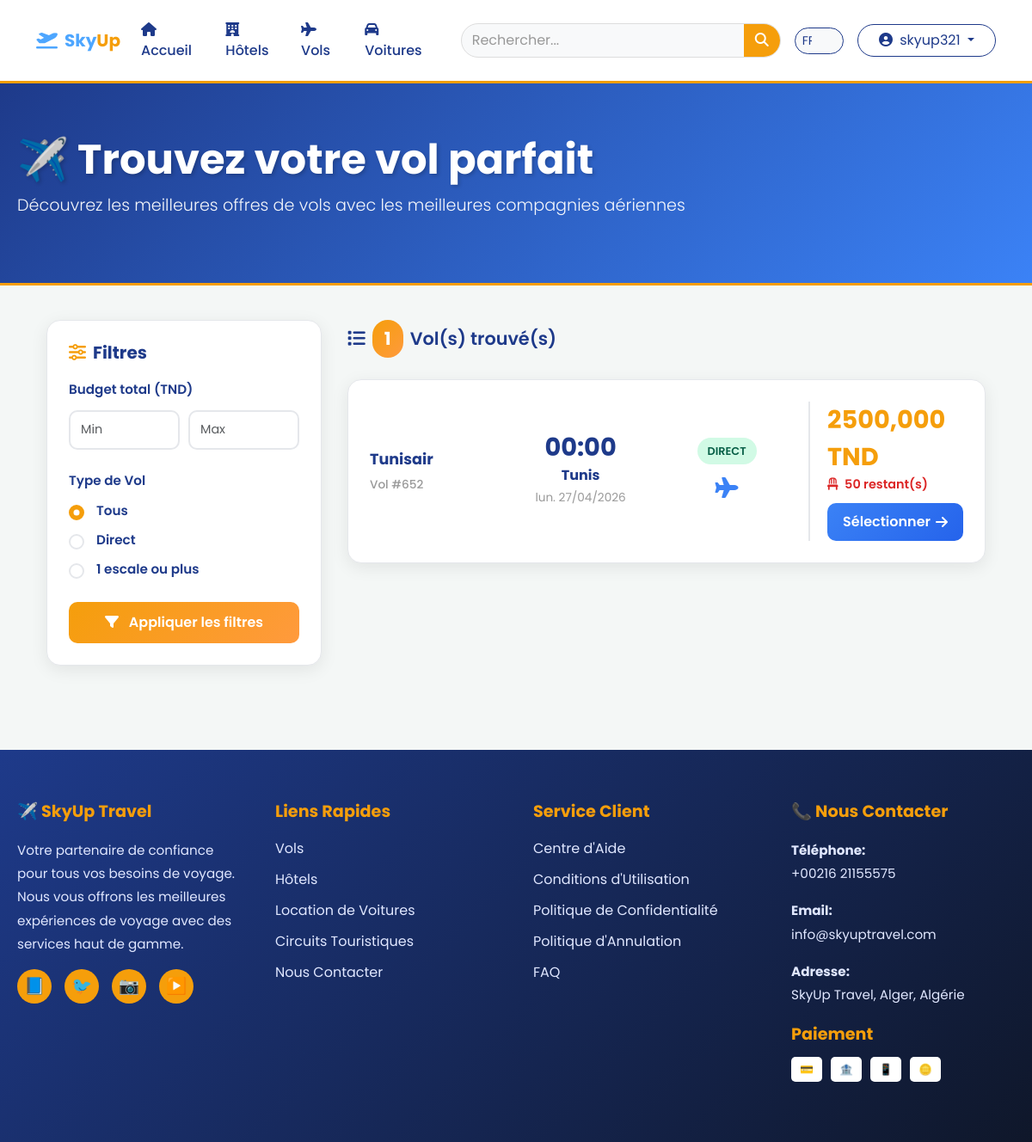
/fr/flights/search/ (signed in), run on the app's committed database.
### users/models.py (models this page shows, shortened)
class User(AbstractUser):
    full_name = models.CharField(_("Full Name"), max_length=255, blank=True, null=True)
    phone_number = models.CharField(_("Phone Number"), max_length=20, blank=True, null=True)
    is_client = models.BooleanField(default=True)
    is_admin = models.BooleanField(default=False)
    start_date = models.DateField(_("Departure Date"), null=True, blank=True)
    end_date = models.DateField(_("End Date"), null=True, blank=True)
    class Meta:
        verbose_name = _("User")
        verbose_name_plural = _("Users")

### flights/models.py (models this page shows, shortened)
class Flight(models.Model):
    airline = models.CharField(max_length=100, verbose_name="Compagnie aérienne")
    flight_number = models.CharField(max_length=20, verbose_name="Numéro de vol")
    departure_airport = models.ForeignKey(Airport, on_delete=models.CASCADE, related_name='departures')
    arrival_airport = models.ForeignKey(Airport, on_delete=models.CASCADE, related_name='arrivals')
    departure_time = models.DateTimeField(verbose_name="Heure de départ")
    arrival_time = models.DateTimeField(verbose_name="Heure d'arrivée")
    is_direct = models.BooleanField(default=True, verbose_name="Vol Direct")
    stops_count = models.IntegerField(default=0, verbose_name="Nombre d'escales")
    price = models.DecimalField(max_digits=10, decimal_places=3, verbose_name="Prix (TND)")
    seats_remaining = models.IntegerField(default=0, verbose_name="Sièges restants")
    is_refundable = models.BooleanField(default=False, verbose_name="Remboursable")
    class Meta:
        verbose_name = "Vol"
        ordering = ['price']

class Airport(models.Model):
    name = models.CharField(max_length=100, verbose_name="Nom de l'aéroport")
    code = models.CharField(max_length=10, unique=True, verbose_name="Code IATA") # ex: TUN, ORY
    city = models.CharField(max_length=100, verbose_name="Ville")

### flights/views.py (the view)
# urls.py: path('search/', views.flight_search, name='flight_search'),
def flight_search(request):
    vols = Flight.objects.all()
    depart = request.GET.get('dep')
    arrivee = request.GET.get('arr')
    if depart:
        vols = vols.filter(departure_airport__city__icontains=depart)
    if arrivee:
        vols = vols.filter(arrival_airport__city__icontains=arrivee)
    min_price = request.GET.get('min_p')
    max_price = request.GET.get('max_p')
    if min_price:
        vols = vols.filter(price__gte=min_price)
    if max_price:
        vols = vols.filter(price__lte=max_price)
    vol_type = request.GET.get('type')
    if vol_type == 'direct':
        vols = vols.filter(is_direct=True)
    elif vol_type == 'escale':
        vols = vols.filter(is_direct=False)
    context = {
        'vols': vols,
        'count': vols.count(),
        'query_params': request.GET
    }
    return render(request, 'flights/flight_list.html', context)

### flights/templates/flights/flight_list.html (shortened to what this page needs)
{% extends 'base.html' %}
{% load i18n %}
{% block content %}
<div class="flights-header">
    <div class="header-content">
        <h1 class="header-title">
            ✈️ {% trans "Trouvez votre vol parfait" %}
        </h1>
        <p class="header-subtitle">
            {% trans "Découvrez les meilleures offres de vols avec les meilleures compagnies aériennes" %}
        </p>
    </div>
</div>
<div class="container">
    <div class="flights-container">
        <aside class="filter-sidebar">
            <h3 class="filter-title">
                <i class="fas fa-sliders-h"></i>
                {% trans "Filtres" %}
            </h3>
            <form method="GET" action="{% url 'flight_search' %}">
                <div class="filter-group price-range">
                    <label>{% trans "Budget total (TND)" %}</label>
                    <div class="price-inputs">
                        <input type="number" name="min_p" class="form-control" placeholder="{% trans 'Min' %}" value="{{ query_params.min_p }}">
                        <input type="number" name="max_p" class="form-control" placeholder="{% trans 'Max' %}" value="{{ query_params.max_p }}">
                    </div>
                </div>
                <div class="filter-group">
                    <label>{% trans "Type de Vol" %}</label>
                    <div class="form-check">
                        <input class="form-check-input" type="radio" name="type" value="all" id="t1" {% if query_params.type != 'direct' and query_params.type != 'escale' %}checked{% endif %}>
                        <label class="form-check-label" for="t1">{% trans "Tous" %}</label>
                    </div>
                    <div class="form-check">
                        <input class="form-check-input" type="radio" name="type" value="direct" id="t2" {% if query_params.type == 'direct' %}checked{% endif %}>
                        <label class="form-check-label" for="t2">{% trans "Direct" %}</label>
                    </div>
                    <div class="form-check">
                        <input class="form-check-input" type="radio" name="type" value="escale" id="t3" {% if query_params.type == 'escale' %}checked{% endif %}>
                        <label class="form-check-label" for="t3">{% trans "1 escale ou plus" %}</label>
                    </div>
                </div>
                <button type="submit" class="apply-filters-btn">
                    <i class="fas fa-filter me-2"></i>
                    {% trans "Appliquer les filtres" %}
                </button>
            </form>
        </aside>
        <main class="results-section">
            <div class="results-header">
                <i class="fas fa-list"></i>
                <span class="results-count">{{ count }}</span>
                <span>{% trans "Vol(s) trouvé(s)" %}</span>
            </div>
            {% for vol in vols %}
            <div class="flight-card">
                <div class="flight-card-body">
                    <div class="flight-details-grid">
                        <div class="flight-section">
                            <div class="airline-info">
                                <div class="airline-name">{{ vol.airline }}</div>
                                <div class="flight-number">{% trans "Vol" %} #{{ vol.flight_number }}</div>
                            </div>
                        </div>
                        <div class="flight-section">
                            <div class="departure-arrival">
                                <div class="time">{{ vol.departure_time|date:"H:i" }}</div>
                                <div class="city">{{ vol.departure_airport.city }}</div>
                                <div class="date">{{ vol.departure_time|date:"D. d/m/Y" }}</div>
                            </div>
                        </div>
                        <div class="flight-section">
                            <div class="flight-duration">
                                <div class="flight-type {% if vol.is_direct %}direct{% else %}stops{% endif %}">
                                    {% if vol.is_direct %}
                                        {% trans "Direct" %}
                                    {% else %}
                                        {{ vol.stops_count }} {% trans "Escale(s)" %}
                                    {% endif %}
                                </div>
                                <div class="plane-icon">
                                    <i class="fas fa-plane"></i>
                                </div>
                            </div>
                        </div>
                        <div class="flight-section">
                            <div class="flight-price-section">
                                <div>
                                    <div class="price-amount">{{ vol.price }} TND</div>
                                    <div class="seats-info">
                                        <i class="fas fa-chair me-1"></i>
                                        {{ vol.seats_remaining }} {% trans "restant(s)" %}
                                    </div>
                                </div>
                                <a href="#" class="select-flight-btn">
                                    {% trans "Sélectionner" %}
                                    <i class="fas fa-arrow-right"></i>
                                </a>
                            </div>
                        </div>
                    </div>
                </div>
            </div>
            {% endfor %}
        </main>
    </div>
</div>
{% endblock %}

### core/templates/base.html (shortened to what this page needs)
{% load i18n %}
<!doctype html>
<html
  lang="{{ LANGUAGE_CODE }}"
  dir="{% if LANGUAGE_CODE == 'ar' %}rtl{% else %}ltr{% endif %}"
>
  <head>
    <link
      href="https://cdn.jsdelivr.net/npm/bootstrap@5.3.3/dist/css/bootstrap.min.css"
      rel="stylesheet"
    />
    <link
      rel="stylesheet"
      href="https://cdnjs.cloudflare.com/ajax/libs/font-awesome/6.4.0/css/all.min.css"
    />
  </head>
  <body>
    <nav class="navbar navbar-expand-lg navbar-dark sticky-top">
      <div class="container">
        <a
          class="navbar-brand fw-bold"
          href="/"
          style="color: #1e3a8a !important"
        >
          <i class="fas fa-plane-departure me-2" style="color: #4da6ff"></i
          ><span style="color: #4da6ff">Sky</span
          ><span style="color: #f59e0b">Up</span>
        </a>
        <div class="collapse navbar-collapse" id="navbarNav">
          <ul
            class="navbar-nav {% if LANGUAGE_CODE == 'ar' %}ms-auto{% else %}me-auto{% endif %}"
          >
            <li class="nav-item">
              <a class="nav-link" href="/"
                ><i class="fas fa-home me-1"></i> {% trans "Accueil" %}</a
              >
            </li>
            <li class="nav-item">
              <a class="nav-link" href="{% url 'hotel_list' %}"
                ><i class="fas fa-hotel me-1"></i> {% trans "Hôtels" %}</a
              >
            </li>
            <li class="nav-item">
              <a class="nav-link" href="{% url 'flight_search' %}"
                ><i class="fas fa-plane me-1"></i> {% trans "Vols" %}</a
              >
            </li>
            <li class="nav-item">
              <a class="nav-link" href="{% url 'cars:car_list' %}"
                ><i class="fas fa-car me-1"></i> {% trans "Voitures" %}</a
              >
            </li>
          </ul>
          <form
            class="nav-search mx-lg-3 my-2 my-lg-0"
            action="{% url 'hotel_list' %}"
            method="get"
          >
            <div class="input-group">
              <input
                type="text"
                name="q"
                class="form-control"
                placeholder="{% trans 'Rechercher...' %}"
                value="{{ query|default:'' }}"
                style="color: #1e3a8a"
              />
              <button
                class="btn"
                type="submit"
                style="background: #f59e0b; color: white"
              >
                <i class="fas fa-search"></i>
              </button>
            </div>
          </form>
          <div class="d-flex align-items-center gap-3">
            <form
              action="{% url 'set_language' %}"
              method="post"
              class="lang-form"
            >
              <select
                name="language"
                onchange="this.form.submit()"
                class="form-select form-select-sm rounded-pill"
                style="
                  background: #f8f9fa;
                  border: 1px solid #1e3a8a;
                  color: #1e3a8a;
                "
              >
                {% get_current_language as CURRENT_LANG %}
                {% get_available_languages as ALL_LANGS %}
                {% for lang in ALL_LANGS %}
                <option value="{{ lang.0 }}" {% if lang.0 == CURRENT_LANG %}selected{% endif %}>
                  {{ lang.0|upper }}
                </option>
                {% endfor %}
              </select>
            </form>
            {% if user.is_authenticated %}
            <div class="dropdown">
              <button
                class="btn btn-outline-dark rounded-pill dropdown-toggle px-4"
                type="button"
                data-bs-toggle="dropdown"
                style="color: #1e3a8a; border-color: #1e3a8a"
              >
                <i class="fas fa-user-circle me-1"></i> {{ user.username }}
              </button>
            </div>
            {% endif %}
          </div>
        </div>
      </div>
    </nav>
    <main class="page-content container mt-4 mb-5">
      {% block content %} {% endblock %}
    </main>
<section class="footer-section">
  <div class="footer-container">
    <div class="footer-content">
      <div class="footer-column">
        <h4>✈️ SkyUp Travel</h4>
        <p>{% trans "Votre partenaire de confiance pour tous vos besoins de voyage. Nous vous offrons les meilleures expériences de voyage avec des services haut de gamme." %}</p>
        <div class="social-links">
          <div class="social-icon">📘</div>
          <div class="social-icon">🐦</div>
          <div class="social-icon">📷</div>
          <div class="social-icon">▶️</div>
        </div>
      </div>
      <div class="footer-column">
        <h4>{% trans "Liens Rapides" %}</h4>
        <ul>
          <li><a href="{% url 'flight_search' %}">{% trans "Vols" %}</a></li>
          <li><a href="{% url 'hotel_list' %}">{% trans "Hôtels" %}</a></li>
          <li><a href="{% url 'cars:car_list' %}">{% trans "Location de Voitures" %}</a></li>
          <li><a href="#">{% trans "Circuits Touristiques" %}</a></li>
          <li><a href="#contact">{% trans "Nous Contacter" %}</a></li>
        </ul>
      </div>
      <div class="footer-column">
        <h4>{% trans "Service Client" %}</h4>
        <ul>
          <li><a href="#">{% trans "Centre d'Aide" %}</a></li>
          <li><a href="#">{% trans "Conditions d'Utilisation" %}</a></li>
          <li><a href="#">{% trans "Politique de Confidentialité" %}</a></li>
          <li><a href="#">{% trans "Politique d'Annulation" %}</a></li>
          <li><a href="#">{% trans "FAQ" %}</a></li>
        </ul>
      </div>
      <div class="footer-column">
        <h4>📞 {% trans "Nous Contacter" %}</h4>
        <p>
          <strong>{% trans "Téléphone:" %}</strong><br>
          +00216 21155575
        </p>
        <p>
          <strong>{% trans "Email:" %}</strong><br>
          info@skyuptravel.com
        </p>
        <p>
          <strong>{% trans "Adresse:" %}</strong><br>
          SkyUp Travel, Alger, Algérie
        </p>
        <h4 style="margin-top: 20px; margin-bottom: 10px;">{% trans "Paiement" %}</h4>
        <div class="payment-methods">
          <div class="payment-icon">💳</div>
          <div class="payment-icon">🏦</div>
          <div class="payment-icon">📱</div>
          <div class="payment-icon">🪙</div>
        </div>
      </div>
    </div>
</section>
  </body>
</html>

### data on the page
User: username "skyup321"
Flight: airline "Tunisair", flight_number "652", departure_time "00:00", departure_airport.city "Tunis", departure_time "lun. 27/04/2026", price "2500,000", seats_remaining "50"

### other printed values
{{ count }} "1"
form field language "FR"
